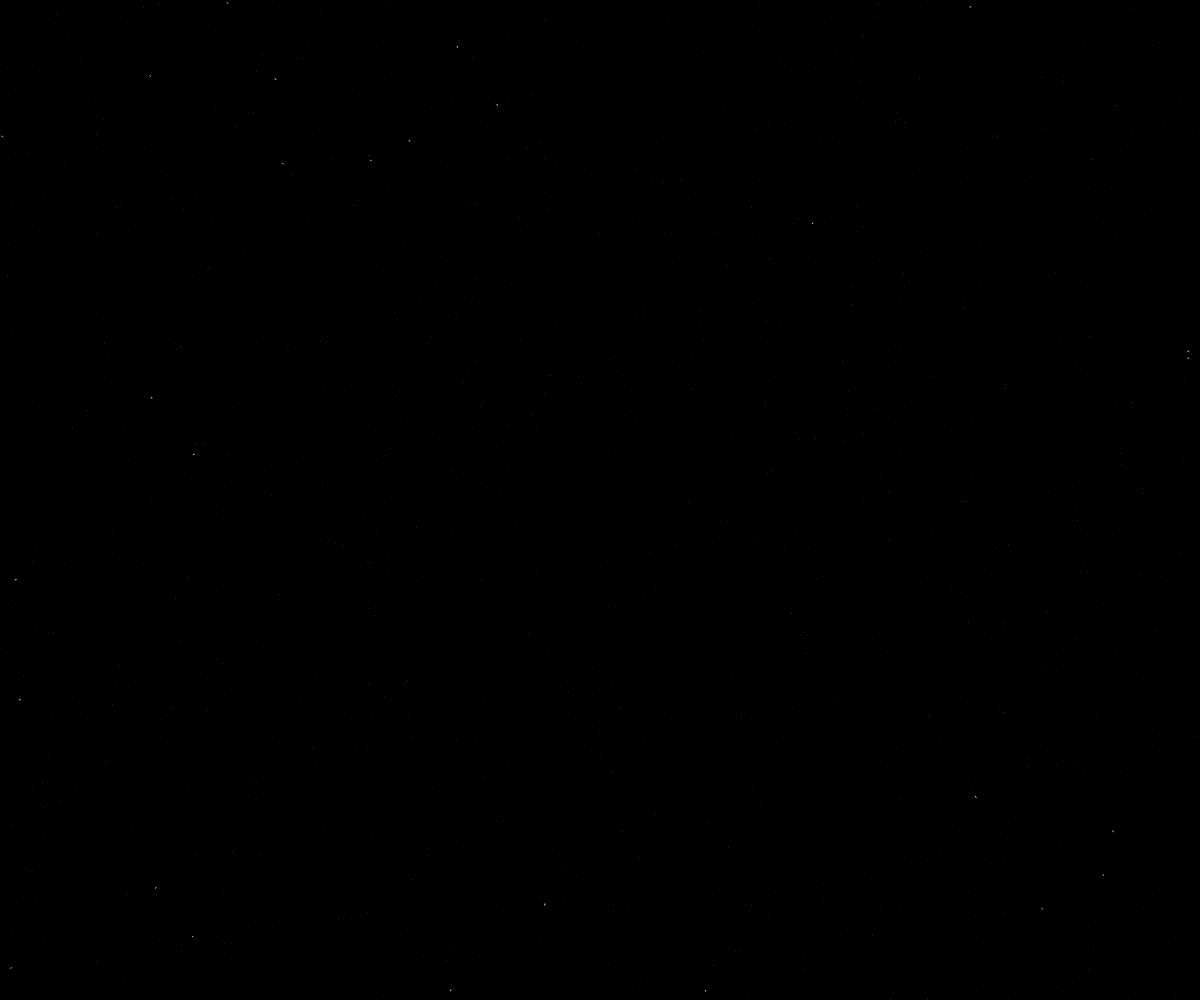
Frame 1 (no input)
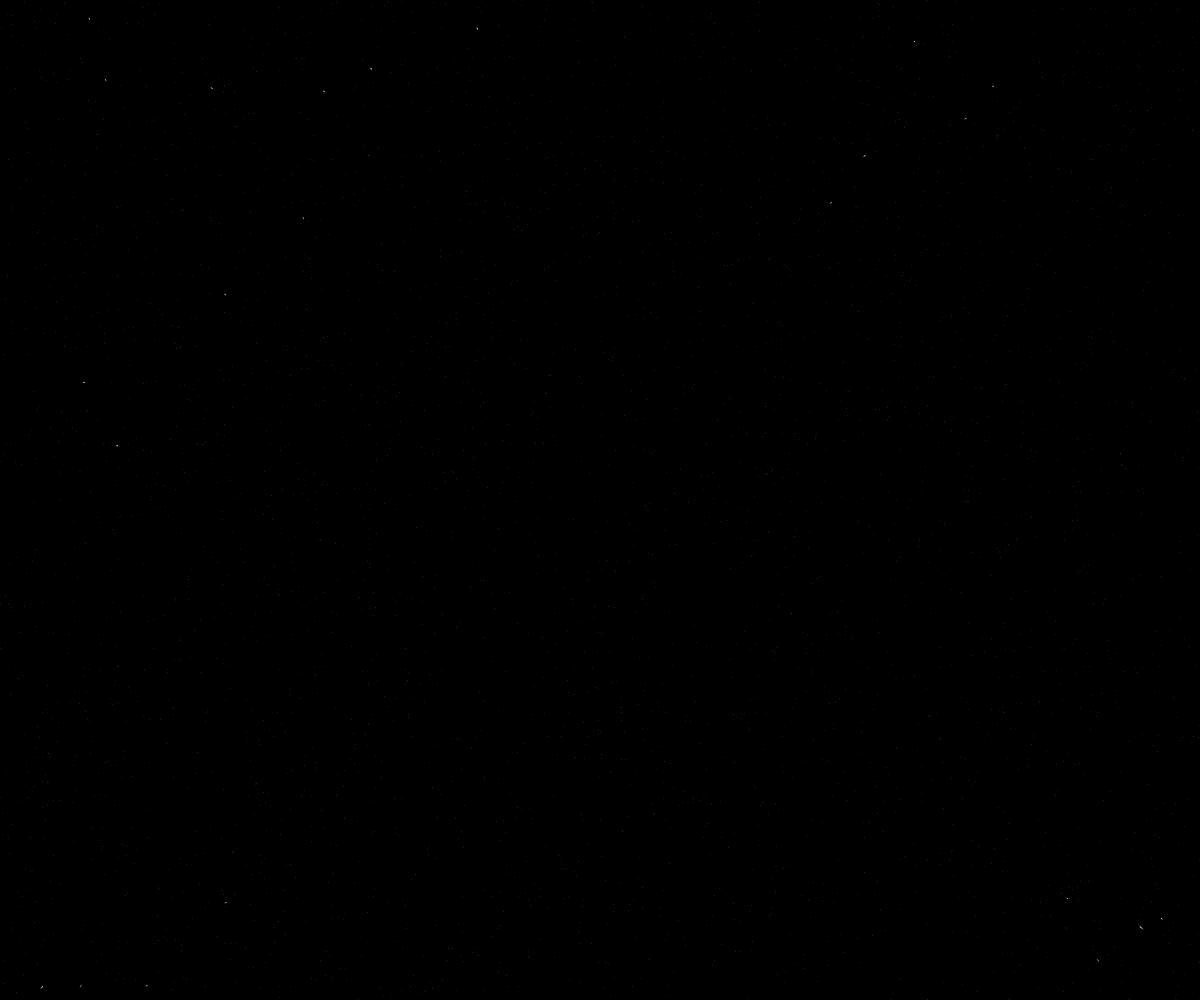
Frame 60 (no input)
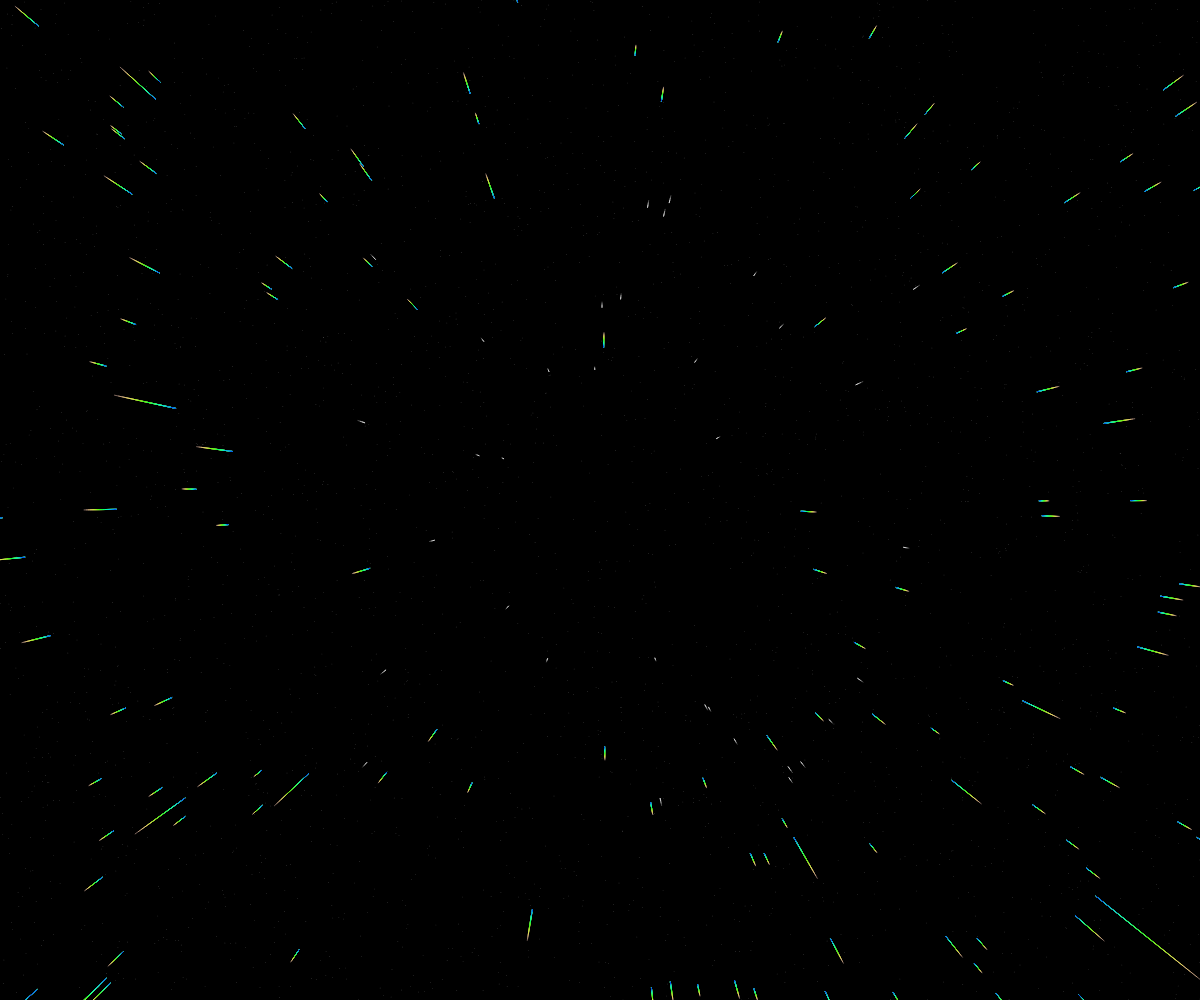
Frame 120 (the mouse pressed at the canvas centre since frame 60)

The p5.js sketch that drew these frames (run headless with seeded random() and noise() and a simulated clock; from frame 60 on, the mouse is pressed at the canvas centre):

// p5.js sketch
// ── sketch.js
const total_fixed = 4000;
const total_stars = 3000;

let fixed_stars = [];

let stars = [];

let speed;

function setup() {
  createCanvas(windowWidth, windowHeight);

  colorMode(HSB);

  for (let i = 0; i < total_fixed; i++) {
    fixed_stars.push({ x: random(width), y: random(height) });
  }

  for (let i = 0; i < total_stars; i++) {
    stars.push(new Star(random(40, 255)));
  }
}

function windowResized() {
  resizeCanvas(windowWidth, windowHeight);
}

function draw() {
  backdrop();
  translate(width / 2, height / 2);

  // Use touch position if available, otherwise mouse
  var input_x = touches.length > 0 ? touches[0].x : mouseX;
  speed = map(input_x, 0, width, 1, 50);
  speed = constrain(speed, 1, 50);

  for (let star of stars) {
    star.update();
    star.show();
  }
}

function touchMoved() {
  return false;
}

function backdrop() {
  background(0);

  for (let i = 0; i < total_stars; i++) {
    strokeWeight(0.5);
    // very slight twinkle
    stroke(0, 0, random(50, 75));
    point(fixed_stars[i].x, fixed_stars[i].y);
  }
}

// ── star.js
class Star {
  constructor(alpha) {
    this.alpha = alpha;

    this.reset();
  }

  update() {
    this.z -= speed;

    if (this.z < 1) {
      this.reset();
    }
  }

  reset() {
    this.x = random(-width, width);
    this.y = random(-height, height);
    this.z = random(width);
    this.pz = this.z;
  }

  show() {
    let sx = map(this.x / this.z, 0, 1, 0, width);
    let sy = map(this.y / this.z, 0, 1, 0, height);

    let px = map(this.x / this.pz, 0, 1, 0, width);
    let py = map(this.y / this.pz, 0, 1, 0, height);

    this.pz = this.z;

    // What is the distance between the start and end position?
    let d = dist(px, py, sx, sy);

    // When `d` is too small there are a number of noticeable "pops" which is jarring. We will
    // look at the distance to see whether or not to display the star streak.
    if (d > 1 && d < 10) {
      const steps = 4;

      let dx = (sx - px) / steps;
      let dy = (sy - py) / steps;

      for (let i = 0; i < steps; i++) {
        let brightness = map(i, 0, steps, 0, 255);
        let alpha = map(i, 0, steps, this.alpha, 0);

        stroke(brightness, alpha);
        line(px, py, sx - dx * i, sy - dy * i);
      }
    } else if (d > 10) {
      const steps = 16;

      let dx = (sx - px) / steps;
      let dy = (sy - py) / steps;

      for (let i = 0; i < steps; i++) {
        let hue = map(i, 0, steps, 0, 255);
        let alpha = map(i, 0, steps, 0, this.alpha);
        let saturation = map(i, 0, steps, 10, 255);

        stroke(hue, saturation, 255, alpha);
        line(px, py, sx - dx * i, sy - dy * i);
      }
    }
  }
}
